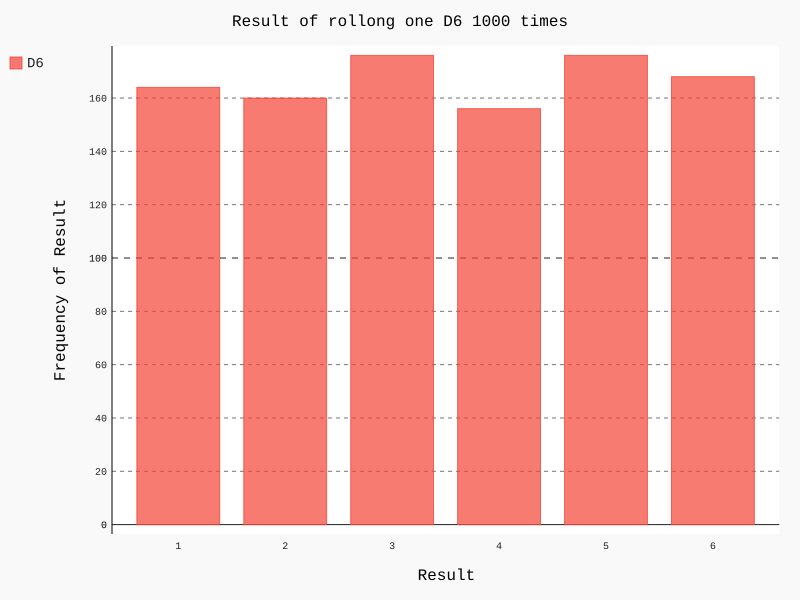

Generate this figure with Python:
import pygal
from die import Die

die = Die()
results = []
for roll_num in range(1000):
    result = die.roll()
    results.append(result)

frequncies = []
for value  in range(1, die.num_sides+1):
    frequency = results.count(value)
    frequncies.append(frequency)
    
hist = pygal.Bar()
hist.title = "Result of rollong one D6 1000 times"
hist.x_labels = ['1', '2', '3', '4', '5', '6']
hist.x_title = "Result"
hist.y_title = "Frequency of Result"

hist.add('D6', frequncies)
hist.render_to_file('./DataVisual/01/die_visual.svg')
